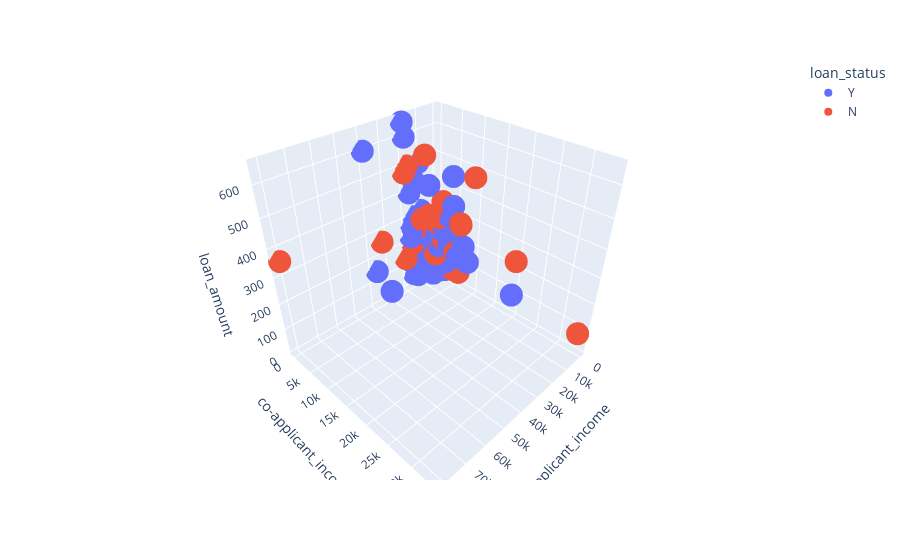

The notebook cell this image was saved under:
### Code cell
px.scatter_3d(data_frame=dataset,x='applicant_income',y='co-applicant_income',z='loan_amount',color='loan_status')

### Figure 1 — Plotly figure (JSON) as saved in the notebook; plotly's stock layout.template omitted (floating-point values rounded to 4 significant figures; data arrays with more than 128 entries replaced by an {"elided": "..."} marker saying what was removed)
{"data": [{"hovertemplate": "loan_status=Y<br>applicant_income=%{x}<br>co-applicant_income=%{y}<br>loan_amount=%{z}<extra></extra>", "legendgroup": "Y", "marker": {"color": "#636efa", "symbol": "circle"}, "mode": "markers", "name": "Y", "scene": "scene", "showlegend": true, "type": "scatter3d", "x": {"elided": "376 int values"}, "y": {"elided": "376 float values"}, "z": {"elided": "376 float values"}}, {"hovertemplate": "loan_status=N<br>applicant_income=%{x}<br>co-applicant_income=%{y}<br>loan_amount=%{z}<extra></extra>", "legendgroup": "N", "marker": {"color": "#EF553B", "symbol": "circle"}, "mode": "markers", "name": "N", "scene": "scene", "showlegend": true, "type": "scatter3d", "x": {"elided": "166 int values"}, "y": {"elided": "166 int values"}, "z": {"elided": "166 float values"}}], "layout": {"legend": {"title": {"text": "loan_status"}, "tracegroupgap": 0}, "margin": {"t": 60}, "scene": {"domain": {"x": [0, 1], "y": [0, 1]}, "xaxis": {"title": {"text": "applicant_income"}}, "yaxis": {"title": {"text": "co-applicant_income"}}, "zaxis": {"title": {"text": "loan_amount"}}}}}
